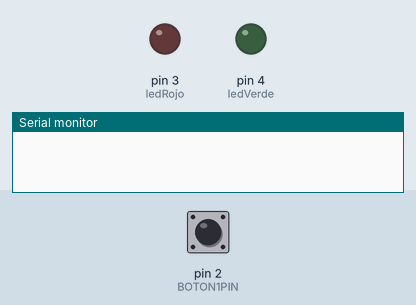
This sketch was run on a simulated Arduino Uno, built with avr-gcc and run on an emulated ATmega328P. Parts: output pins drawn as LEDs (lit = HIGH), the last lines printed to the serial monitor. The inputs (shaded band) are chosen by the test bench; at power-on: pin 2 (BOTON1PIN) LOW.

Above: at 1.2 s.
1.3 s: pin 2 (BOTON1PIN) pulled HIGH for 0.15 s
At 2.3 s:
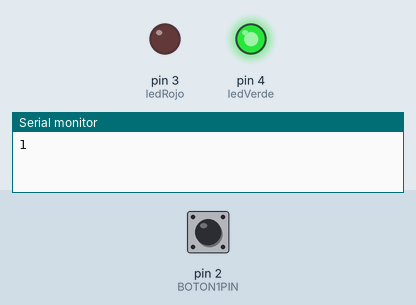
2.9 s: pin 2 (BOTON1PIN) pulled HIGH for 1 s
At 3.7 s:
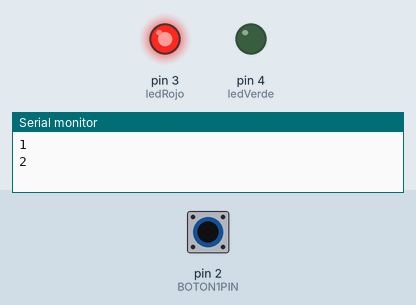
5.4 s: pin 2 (BOTON1PIN) pulled HIGH for 3.2 s
At 5.9 s:
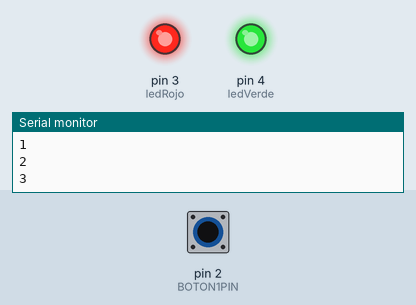
Timing chart, 0 to 10.1 s (numbered marks = the images above; inputs shaded):
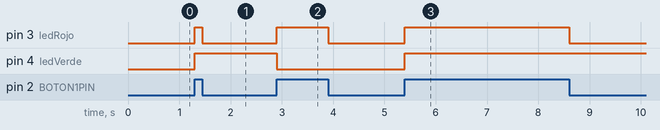

Measured:
- after the input at 1.3 s, pin 3 (ledRojo): LOW → HIGH at once, → LOW 0.15 s later; pin 4 (ledVerde): LOW → HIGH at once
- after the input at 2.9 s, pin 3 (ledRojo): LOW → HIGH at once, → LOW 1.0 s later; pin 4 (ledVerde): HIGH → LOW at once
- after the input at 5.4 s, pin 3 (ledRojo): LOW → HIGH at once, → LOW 3.2 s later; pin 4 (ledVerde): LOW → HIGH at once

The sketch:

ej7.ino
```cpp
const byte BOTON1PIN = 2;
const byte ledRojo = 3;
const byte ledVerde = 4;
int estadoBoton = 0;
int contador = 0;

void setup ()
{
  Serial.begin(9600);
  pinMode ( BOTON1PIN , INPUT );
  pinMode ( ledRojo , OUTPUT );
  pinMode ( ledVerde , OUTPUT );
}

void cambiarEstadoLedVerde(){
  digitalWrite(ledVerde, !digitalRead(ledVerde));
}

void loop ()
{
  int est_bot = digitalRead ( BOTON1PIN );
  digitalWrite ( ledRojo , est_bot );

  if(estadoBoton == 0 && est_bot==HIGH){
    cambiarEstadoLedVerde();
    contador++;
    Serial.println(contador);
  }

  estadoBoton = est_bot;
}
```
